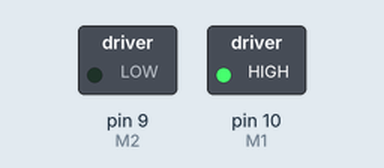
The sketch below on a simulated Arduino Uno, built with avr-gcc and run on an emulated ATmega328P. On the bench: switched loads named in the sketch (green lamp = pin HIGH).

Above: at 0.1 s.
Timing chart, 0 to 1.6 s (numbered marks = the images above):
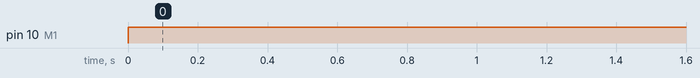

The sketch:

UNIT3_Program1_Motor.ino
```cpp
#define M1 10
#define M2 9

void setup() {
  pinMode(M1, OUTPUT);
  pinMode(M2, OUTPUT);
}

void loop() {
  digitalWrite(M1, HIGH);
  digitalWrite(M2, LOW);
}
```

Measured:
- by itself, pin 10 (M1): LOW → HIGH at 0.00 s
